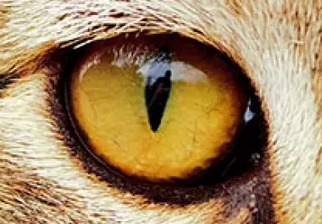
#> input picture desktop-py/img/ceye.jpg, 322 x 224 px
$ python imgCvt.py   (older library calls are emulated)
#> lines starting #> are read from the running program, lines starting #| are printed output that depends on the picture
#!/usr/bin/env python3

from PIL import Image, ImageEnhance
import numpy

size =  16, 7
im = Image.open("img/ceye.jpg")
#> im is the input picture: PIL image 322x224 RGB; mean R, G, B 162.2, 135.4, 96.9

width, height = im.size
#> width = 322; height = 224
new_width = 16*15
new_height = 7*15
left = (width - new_width)/2
#> left = 41
top = (height - new_height)/2 - 30
#> top = 29.5
right = (width + new_width)/2
#> right = 281
bottom = (height + new_height)/2 - 30
#> bottom = 134.5

# Crop the center of the image
im2 = im.crop((left, top, right, bottom))
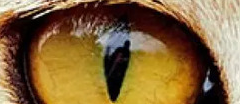
#> im2: PIL image 240x104 RGB; mean R, G, B 131.4, 101.8, 59.2
enhancer = ImageEnhance.Brightness(im2)
factor = 1.5
im3 = enhancer.enhance(factor)
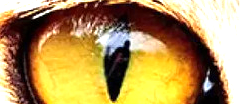
#> im3: PIL image 240x104 RGB; mean R, G, B 175.9, 144.5, 85.2

im3.thumbnail(size, Image.ANTIALIAS)
im3.save("save.jpg", "JPEG")
np_im = numpy.array(im3)
print(np_im.shape)
#| (7, 16, 3)
amax, bmax, rgb = np_im.shape
#> amax = 7; bmax = 16; rgb = 3
buf = bytearray()
html = "<html><head><title>ColorMatrix</title></head><body><table>"
for a in range(amax):
    html += "<tr>"
    for b in range(bmax):
        hex_rgb = "%02x%02x%02x" % (np_im[a][b][0],np_im[a][b][1],np_im[a][b][2])
        html += "<td style='background-color:#"+hex_rgb+"'>@</td>"
        for c in range(rgb):
            # [4 lines of commented-out code are left out]
            val = np_im[a][b][c]
            buf.append(val)
            # buf.append(np_im[a][b][c])
    html += "</tr>";
html += "</body></html>"
with open("save.html", "w") as tf:
    tf.write(html)
print(buf)
#> (printed output is left out)

$ run again, with desktop-py/img/eye.jpg copied over desktop-py/img/ceye.jpg
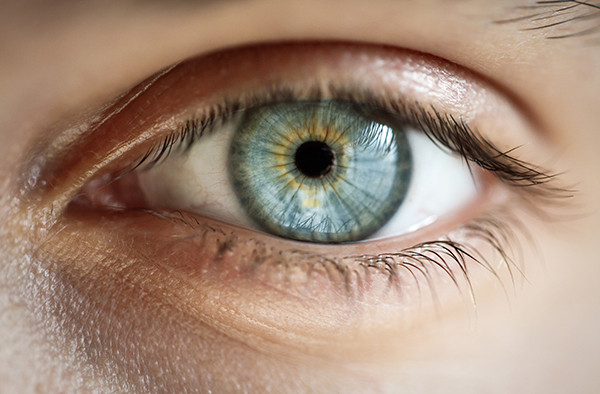
#> input picture desktop-py/img/eye.jpg, 600 x 394 px
#> im is the input picture: PIL image 600x394 RGB; mean R, G, B 163.7, 138.2, 120.6
#> `im2 = im.crop((left, top, right, bottom))`:
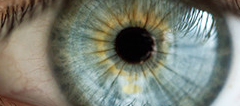
#> im2: PIL image 240x106 RGB; mean R, G, B 122.3, 126.9, 114.8
#> `im3 = enhancer.enhance(factor)`:
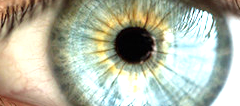
#> im3: PIL image 240x106 RGB; mean R, G, B 177.8, 181.7, 163.2
#| (7, 16, 3)
#> (printed output is left out)
